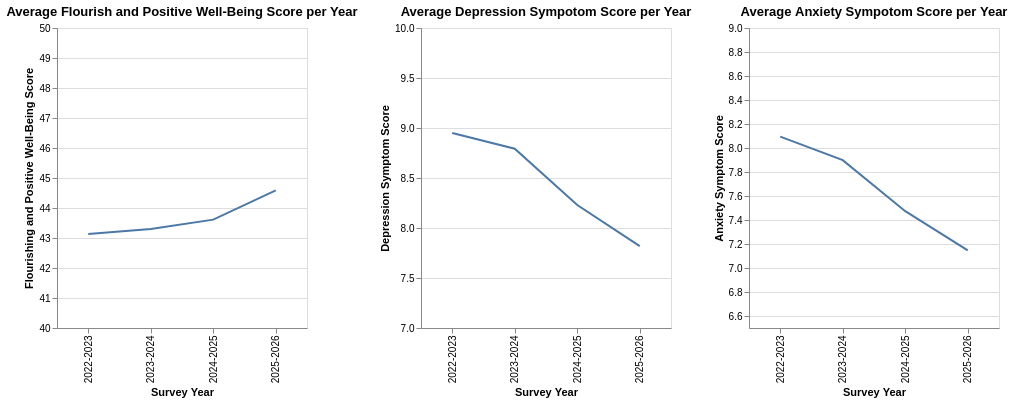

This figure's notebook cell:
### Code cell
# plots next to eachother
flourish_by_year_plot | deprawsc_by_year_plot | anx_score_by_year_plot

### Figure 1 — Vega-Lite specification as saved in the notebook (floating-point values rounded to 4 significant figures)
{"config": {"view": {"continuousWidth": 300, "continuousHeight": 300}}, "hconcat": [{"data": {"name": "data-5e34c2245e5f42022d7751efaaa2a510"}, "mark": {"type": "line"}, "encoding": {"tooltip": [{"field": "flourish", "type": "quantitative"}], "x": {"field": "survey_year", "title": "Survey Year", "type": "ordinal"}, "y": {"field": "flourish", "scale": {"domain": [40, 50]}, "title": "Flourishing and Positive Well-Being Score", "type": "quantitative"}}, "title": "Average Flourish and Positive Well-Being Score per Year", "width": 250}, {"data": {"name": "data-2ea0b2b833cb03846e0a10a2e2990b40"}, "mark": {"type": "line"}, "encoding": {"tooltip": [{"field": "deprawsc", "type": "quantitative"}], "x": {"field": "survey_year", "title": "Survey Year", "type": "ordinal"}, "y": {"field": "deprawsc", "scale": {"domain": [7, 10]}, "title": "Depression Symptom Score", "type": "quantitative"}}, "title": "Average Depression Sympotom Score per Year", "width": 250}, {"data": {"name": "data-90d33b3050c9acd494a39b0dbc6b3d06"}, "mark": {"type": "line"}, "encoding": {"tooltip": [{"field": "anx_score", "type": "quantitative"}], "x": {"field": "survey_year", "title": "Survey Year", "type": "ordinal"}, "y": {"field": "anx_score", "scale": {"domain": [6.5, 9]}, "title": "Anxiety Symptom Score", "type": "quantitative"}}, "title": "Average Anxiety Sympotom Score per Year", "width": 250}], "$schema": "https://vega.github.io/schema/vega-lite/v6.4.1.json", "datasets": {"data-5e34c2245e5f42022d7751efaaa2a510": [{"survey_year": "2022-2023", "flourish": 43.13}, {"survey_year": "2023-2024", "flourish": 43.3}, {"survey_year": "2024-2025", "flourish": 43.61}, {"survey_year": "2025-2026", "flourish": 44.59}], "data-2ea0b2b833cb03846e0a10a2e2990b40": [{"survey_year": "2022-2023", "deprawsc": 8.951}, {"survey_year": "2023-2024", "deprawsc": 8.793}, {"survey_year": "2024-2025", "deprawsc": 8.229}, {"survey_year": "2025-2026", "deprawsc": 7.818}], "data-90d33b3050c9acd494a39b0dbc6b3d06": [{"survey_year": "2022-2023", "anx_score": 8.095}, {"survey_year": "2023-2024", "anx_score": 7.899}, {"survey_year": "2024-2025", "anx_score": 7.473}, {"survey_year": "2025-2026", "anx_score": 7.146}]}}
